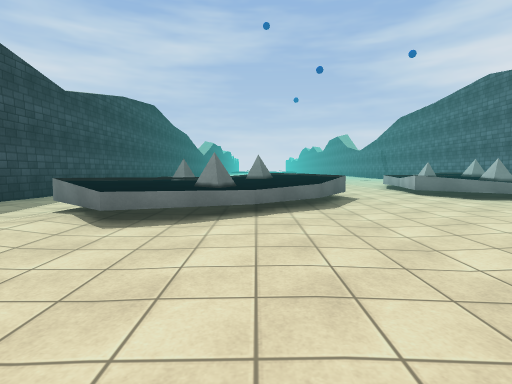
[1] (above)

17 first-person views from a walk through a Unity game level. The camera is 1.3 m above the floor, tilts 4° down and sees 80° across. The floor is counted in squares, 2 m on a side. Each view is taken from the middle of a square. On the plan, view 1 faces up. The plan holds only what a view shows up to about 10 squares ahead; the rest is blank. The place goes on beyond the plan. The player character is not drawn. Some animated figures are not drawn. Surface patterns are stand-ins for the level's own textures.

[2]
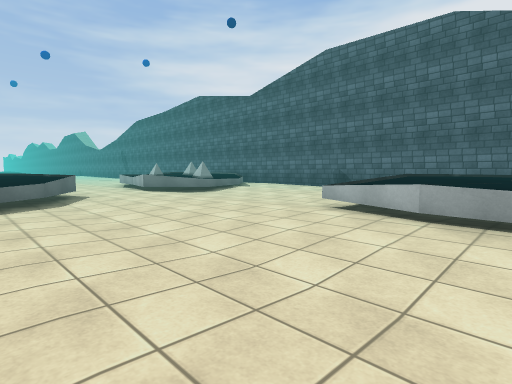

[3]
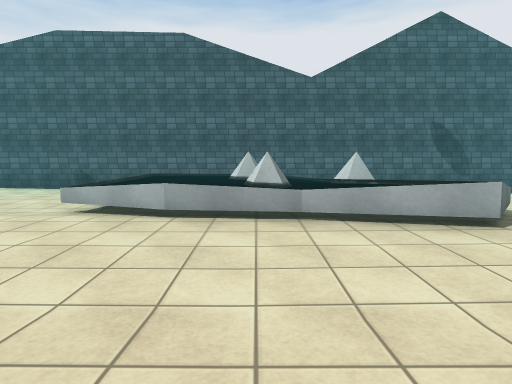

[4]
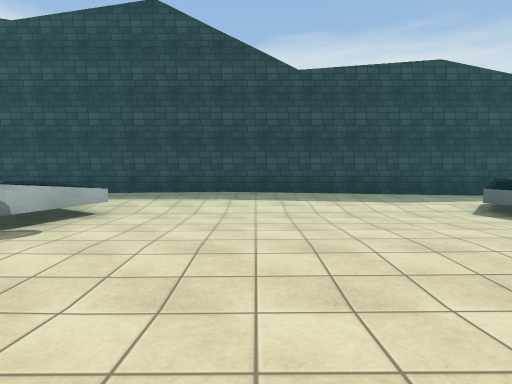

[5]
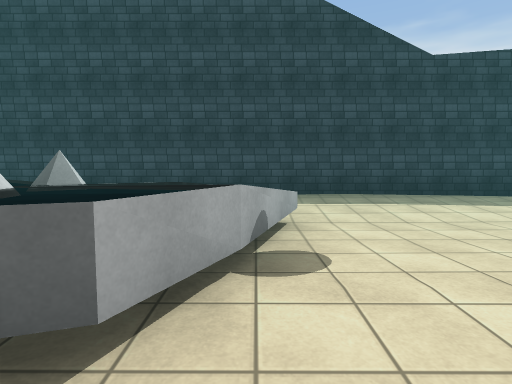

[6]
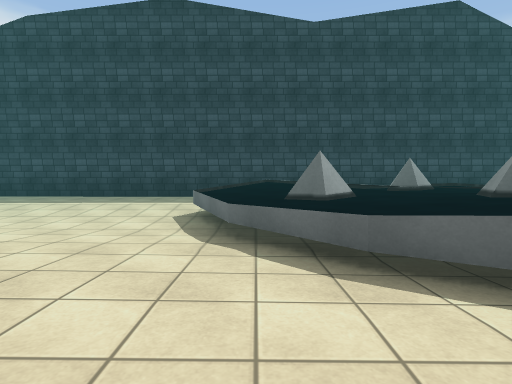

[7]
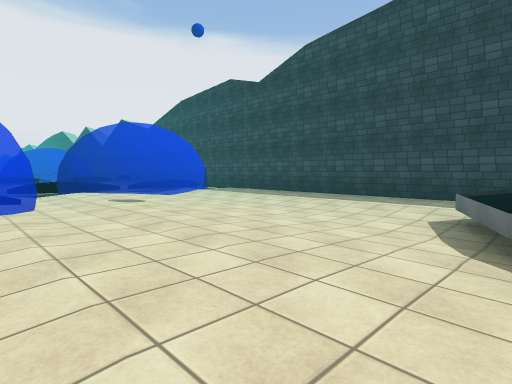

[8]
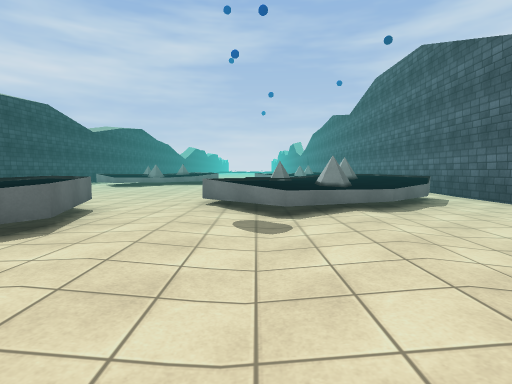

[9]
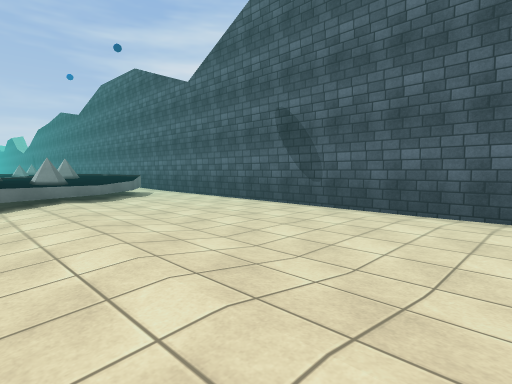

[10]
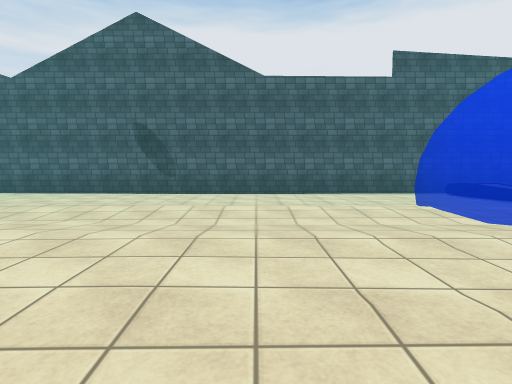

[11]
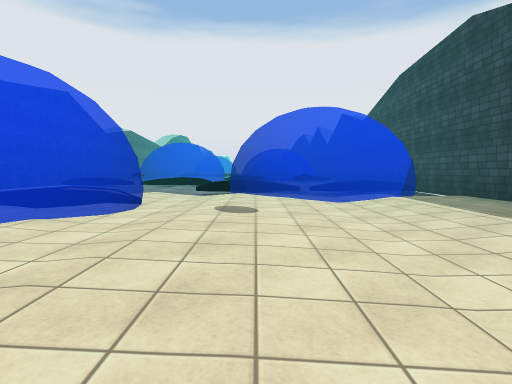

[12]
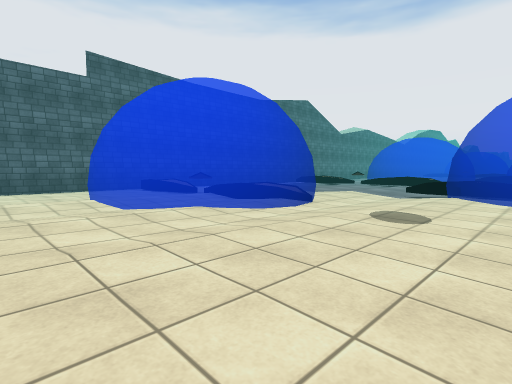

[13]
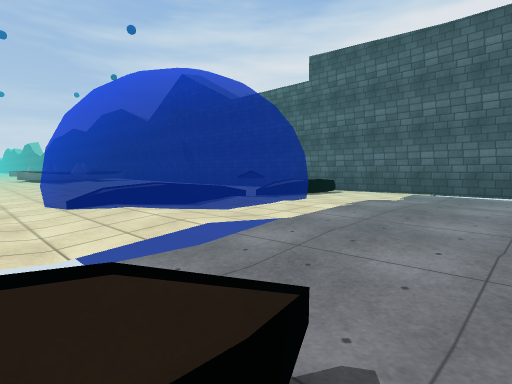

[14]
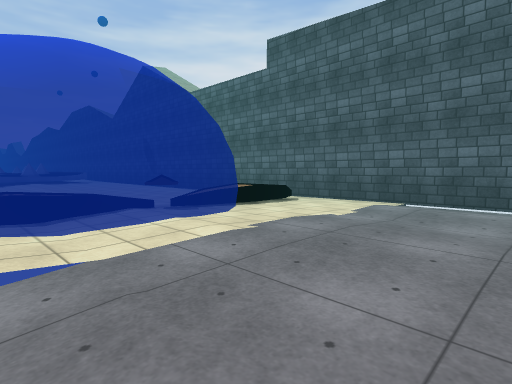

[15]
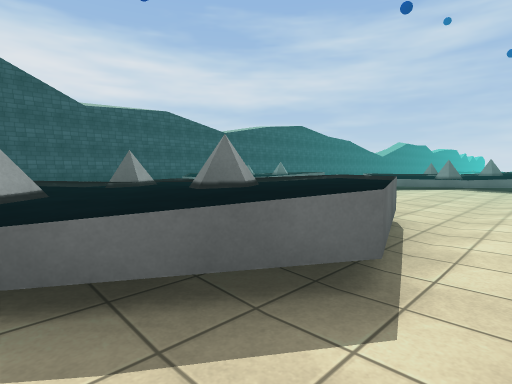

[16]
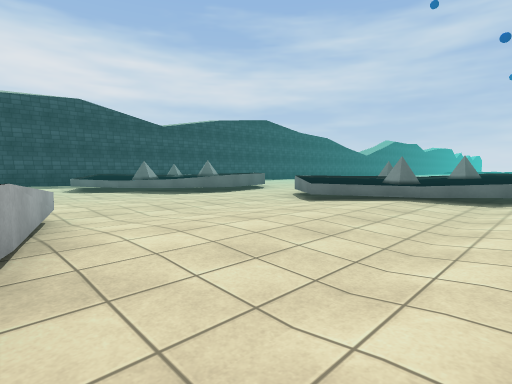

[17]
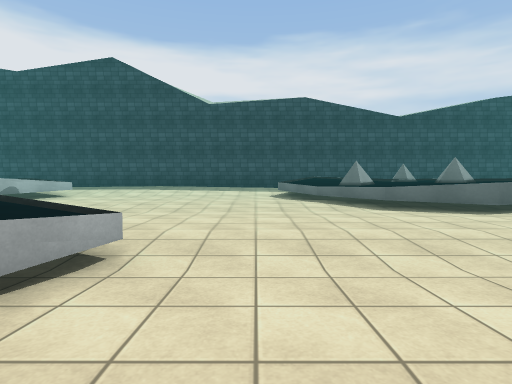

### Floor plan
Key: @ floor where view 1 was taken; # wall or solid block; . main floor; : floor 0.25 m higher than the main floor; - floor 0.25 m lower than the main floor; / step, stairs or slope; = window, fence, low wall or low ledge; ^ raised ledge; T thing the floor can be seen under or through.
Columns run from 6 left of view 1 to 10 right of it. Each row starts with its distance up from view 1.
  7 #.  ###^=..=^=.:#
  6 #..=^#^=....::.:#
  5 #..=^#=.....::.:#
  4 #...==......::..#
  3 #...........::..#
  2 #:.:.......=::..#
  1 #:.:......=^==..#
  0 #/.:..@...=^^#=.#
 -1 #//:......^###=.#
 -2 #//:......=^^#=.#
 -3 #/ :===..=^^#=..#
 -4 #/ :=##=.:=^=...#
 -5 #/ =^##=.:......#
 -6 #  =^^^=.:.:....#
 -7 #  =^#^=::.:....#
 -8 #  =^^=.::.:....#
 -9 #  .=...::.:....#
-10 #......:::.:....#
-11 #......:::.:....#
-12 #......:::.:....#
-13 #......:.    ...#
-14 #......:     ...#
-15 #.....::##TTTT=.#
-16 #.....:..##TT...#
-17 #..   :..:.:....#
-18 #/     ///..:...#
-19 #-=####=-.......#
-20 #.-####--......

Positions as (right, up) in squares from view 1, and headings:
1: (0, 0), facing up
2: (0, -1), facing up-right
3: (0, -1), facing right
4: (3, 0), facing left
5: (2, -3), facing left
6: (3, -8), facing left
7: (3, -8), facing down-left
8: (4, -9), facing up
9: (4, -11), facing up-right
10: (0, -10), facing right
11: (0, -10), facing down
12: (-1, -11), facing down-right
13: (1, -20), facing up-right
14: (3, -20), facing up-right
15: (9, -3), facing up-left
16: (9, 1), facing up-left
17: (7, 3), facing left
